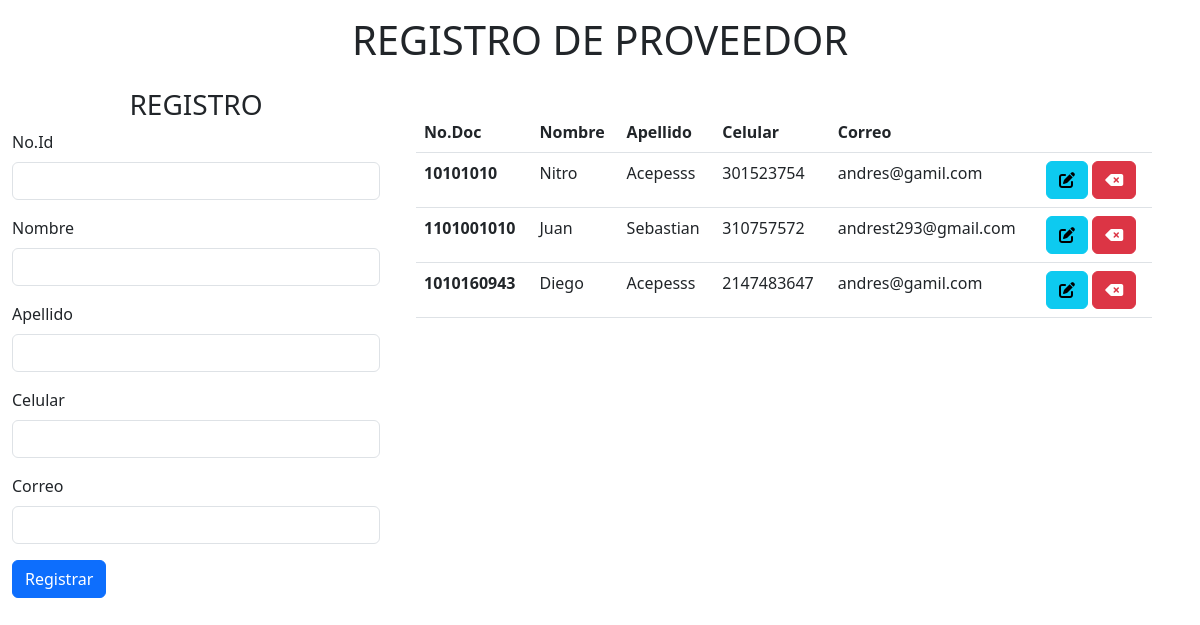
The page / on the database its author committed.
### tables this page shows
CREATE TABLE IF NOT EXISTS `proveedor` (
  `id_proveedor` int NOT NULL AUTO_INCREMENT,
  `nombre` varchar(30) DEFAULT NULL,
  `apellido` varchar(55) DEFAULT NULL,
  `celular` int DEFAULT NULL,
  `correo` varchar(40) DEFAULT NULL,
  PRIMARY KEY (`id_proveedor`)
);

### index.php (the view, shortened to what this page needs)
<!DOCTYPE html>
<html lang="en">
    <head>
        <link href="https://cdn.jsdelivr.net/npm/bootstrap@5.3.0/dist/css/bootstrap.min.css" rel="stylesheet">
    </head>
    <body>
        <h1 class="text-center p-3">REGISTRO DE PROVEEDOR</h1>
<div class="container-fluid row">
<form class="col-4 P-3" method="POST">
            <h3 class="text-center text-secundary">REGISTRO</h3>
  <div class="mb-3">
    <label for="exampleInputEmail1" class="form-label">No.Id</label>
    <input type="text" class="form-control" name="id">
  </div>
  <div class="mb-3">
    <label for="exampleInputEmail1" class="form-label">Nombre</label>
    <input type="tex" class="form-control" name="nombre">
  </div>
  <div class="mb-3">
    <label for="exampleInputEmail1" class="form-label">Apellido</label>
    <input type="text" class="form-control" name="apellido">
  </div>
  <div class="mb-3">
    <label for="exampleInputEmail1" class="form-label">Celular</label>
    <input type="text" class="form-control" name="celular">
  </div>
  <div class="mb-3">
    <label for="exampleInputEmail1" class="form-label">Correo</label>
    <input type="text" class="form-control" name="correo">
  </div>
  <button type="submit" class="btn btn-primary" name="btnregistrar" value="ok">Registrar</button>
</form>
<div class="col-8 p-4">
<table class="table">
  <thead class="bg-info">
    <tr>
      <th scope="col">No.Doc</th>
      <th scope="col">Nombre</th>
      <th scope="col">Apellido</th>
      <th scope="col">Celular</th>
      <th scope="col">Correo</th>
      <th scope="col"></th>
    </tr>
  </thead>
  <tbody>
    <?php
    include "conexion.php";
    $sql=$conexion->query(" SELECT * FROM proveedor");
    while($datos = $sql->fetch_object()) { ?>
  <tr>
      <th><?= $datos->id_proveedor?></th>
      <td><?= $datos->nombre?></th>
      <td><?= $datos->apellido?></th>
      <td><?= $datos->celular?></th>
      <td><?= $datos->correo?></th>
      <td>
        <a href="modificar.php?id=<?= $datos->id_proveedor?>" class="btn btn -small btn-info"><i class="fa-solid fa-pen-to-square"></i></a>
        <a onclick="return eliminar()" href="./index.php?id=<?= $datos->id_proveedor?>" class="btn btn -small btn-danger"><i class="fa-solid fa-delete-left"></i></a>
      </td>
    </tr>
    <?php }
    ?>
  </tbody>
</table>
</div>
        </div>
    </body>
</html>

### rows shown on the page
proveedor: id_proveedor "10101010", nombre "Nitro", apellido "Acepesss", celular "301523754", correo "andres@gamil.com"
proveedor: id_proveedor "1101001010", nombre "Juan", apellido "Sebastian", celular "310757572", correo "andrest293@gmail.com"
proveedor: id_proveedor "1010160943", nombre "Diego", apellido "Acepesss", celular "2147483647", correo "andres@gamil.com"
